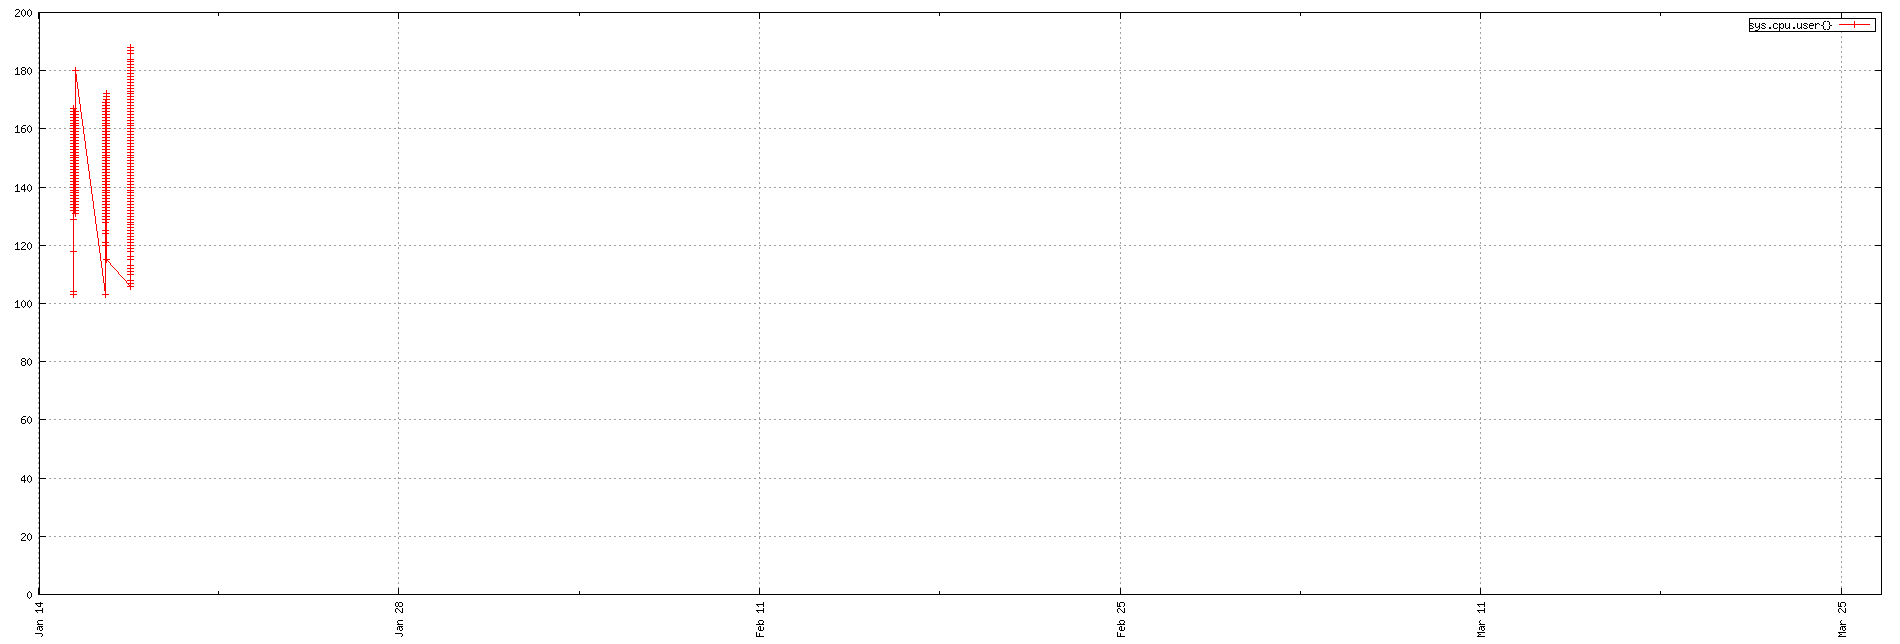

gnuplot code for this plot:
set term png small size 1900,644
set xdata time
set timefmt "%s"
if (GPVAL_VERSION < 4.6) set xtics rotate; else set xtics rotate right
set output "${TMPDIR-'tmp'}/tsd/b9841ed4.png"
set xrange ["1673658000":"1679837731"]
set format x "%b %d"
set grid
set style data linespoint
set key right box
set yrange [0:]
plot  "${TMPDIR-'tmp'}/tsd/b9841ed4_0.dat" using 1:2 title "sys.cpu.user{}"
